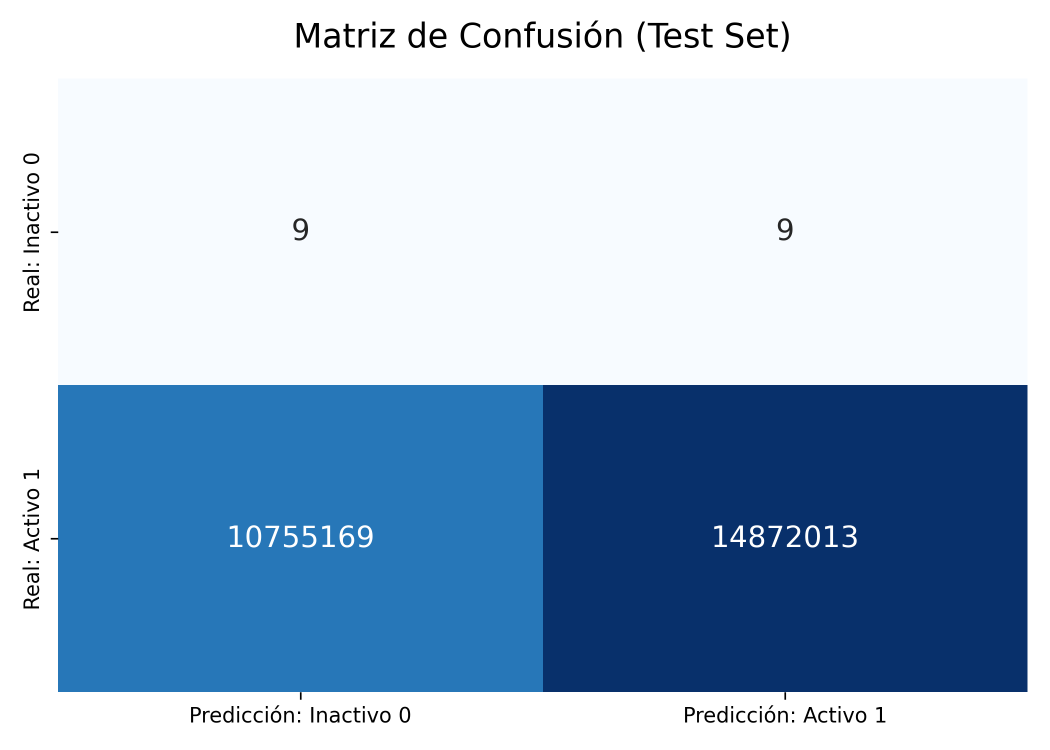
#> input picture data/analysis/confusion_matrix.png, 2100 x 1500 px (shown at 1/2 size)
$ python -i render_review_pdfs.py   (imports and definitions only)
#> lines starting #> are read from the running program, lines starting #| are printed output that depends on the picture
"""Render the English scientific protocol and inspect every PDF page locally."""
import argparse,datetime as dt,hashlib,json,os,re,shutil,subprocess
from pathlib import Path
from PIL import Image,ImageDraw,ImageFont
import pymupdf

# [39 lines left out: functions font, diagrams, not called in this run]

def build(source,out):
    out.mkdir(parents=True,exist_ok=True);diagrams(out)
    text=source.read_text(encoding='utf-8')
    forbidden=['compatibility','migration','DGX','Slurm job 3917','PR #99','TR-01','TR-02']
    assert not any(x.casefold() in text.casefold() for x in forbidden),'transient operational content in protocol'
    assert text.count('$$')%2==0 and text.count('$$')>=20
    assert all(f'| S{i}.' in text for i in range(1,7))
    # Preserve complete caption + initial rows on the same page.
    space={'1':20,'2':10,'3':16,'4':15,'5':19,'6':15,'7':17,'8':16,'9':18,'10':24,'11':21,'12':15,'13':25,'14':22,'A.1':12,'D.1':16}
    def table_space(match):
        key=match[0].split('Table ',1)[1].split('. ',1)[0]
        return '\\Needspace{'+str(space.get(key,18))+'\\baselineskip}\n\n'+match[0]
    intermediate=re.sub(r'(?m)^(\*\*Table [^\n]+)$',table_space,text)
    intermediate=intermediate.replace('# References','\\Needspace{12\\baselineskip}\n\n# References')
    intermediate=intermediate.replace('# 1. Research context and objectives','\\clearpage\n\n# 1. Research context and objectives')
    (out/'protocol-pdf.md').write_text(intermediate,encoding='utf-8')
    header=r'''\usepackage{microtype}
\usepackage{needspace}
\usepackage{url}
\def\UrlBreaks{\do\/\do\-\do\_\do\.\do\?\do\&\do\=}
\usepackage{fancyhdr}
\setlength{\emergencystretch}{3em}
\setlength{\tabcolsep}{4pt}
\renewcommand{\arraystretch}{1.08}
\pagestyle{fancy}
\fancyhf{}
\fancyhead[L]{\small CFL-GNN MVP 3.0}
\fancyhead[R]{\small Research methodology}
\fancyfoot[C]{\thepage}
\setlength{\headheight}{14pt}
'''
    (out/'header.tex').write_text(header,encoding='utf-8')
    pandoc=os.environ.get('PANDOC') or shutil.which('pandoc') or 'C:/Program Files/Quarto/bin/tools/pandoc.exe'
    engine=os.environ.get('XELATEX') or shutil.which('xelatex') or str(Path.home()/'AppData/Roaming/TinyTeX/bin/windows/xelatex.exe')
    common=[pandoc,'--standalone','--from=markdown+tex_math_dollars+autolink_bare_uris','--resource-path='+str(out)+os.pathsep+str(source.parent),'--toc']
    pdf=out/'CFL-GNN-MVP3-Research-Protocol-EN-20261123-v3.pdf'
    tex=out/(pdf.stem+'.tex')
    command=common+[str(out/'protocol-pdf.md'),'--to=latex','--variable=mainfont:Times New Roman','--variable=sansfont:Arial','--variable=monofont:Consolas','--variable=mathfont:Cambria Math','--include-in-header='+str(out/'header.tex'),'--output='+str(tex)]
    run=subprocess.run(command,cwd=out,capture_output=True,text=True,encoding='utf-8',errors='replace',timeout=90)
    if run.returncode:raise RuntimeError(run.stderr[-6000:])
    logs=[]
    for attempt in range(3):
        run=subprocess.run([engine,'-no-shell-escape','-interaction=nonstopmode','-halt-on-error',tex.name],cwd=out,capture_output=True,text=True,encoding='utf-8',errors='replace',timeout=120)
        logs.append(run.stdout+'\n'+run.stderr)
        (out/'pdf-build.log').write_text('\n'.join(logs),encoding='utf-8')
        if run.returncode:raise RuntimeError(run.stdout[-6000:]+run.stderr[-1000:])
    run=subprocess.run(common+[str(source),'--to=html5','--embed-resources','--mathml','--output='+str(out/'CFL-GNN-MVP3-Research-Protocol-EN-20261123-v3.html')],cwd=out,capture_output=True,text=True,encoding='utf-8',errors='replace',timeout=90)
    (out/'html-build.log').write_text(run.stderr,encoding='utf-8');assert run.returncode==0
    doc=pymupdf.open(pdf);qa=out/'qa';qa.mkdir(exist_ok=True);texts=[];bounds=[]
    for i,page in enumerate(doc):
        texts.append(page.get_text());assert '\ufffd' not in texts[-1]
        page.get_pixmap(matrix=pymupdf.Matrix(.8,.8)).save(qa/f'page-{i+1:02}.png')
        for block in page.get_text('blocks'):
            if block[0]<20 or block[2]>page.rect.width-20:bounds.append({'page':i+1,'box':list(block[:4]),'text':block[4][:100]})
    (out/'pdf-text.txt').write_text('\n\n'.join(texts),encoding='utf-8')
    pages=[qa/f'page-{i+1:02}.png' for i in range(len(doc))]
    for part,idx in enumerate(range(0,len(pages),6),1):
        sheet=Image.new('RGB',(1560,1540),'#d7dfe3');draw=ImageDraw.Draw(sheet)
        for j,p in enumerate(pages[idx:idx+6]):
            thumb=Image.open(p).convert('RGB');thumb.thumbnail((500,730));x=(j%3)*520+10;y=(j//3)*770+28
            sheet.paste(thumb,(x,y));draw.text((x,y-24),f'Page {idx+j+1}',font=font(18),fill='black')
        sheet.save(qa/f'contact-{part:02}.png')
    sha=lambda p:hashlib.sha256(p.read_bytes()).hexdigest()
    r={'date':'2026-11-23','pages':len(doc),'display_math_blocks':text.count('$$')//2,'table_labels':len(re.findall(r'^\*\*Table ',text,re.M)),'language':'English','transient_operational_content_check':'PASS','text_margin_warnings':bounds,'visual_review':'pending','source_sha256':sha(source),'pdf_sha256':sha(pdf),'new_solver_calls':0,'new_training_calls':0,'HPC_calls':0}
    (out/'build-receipt.json').write_text(json.dumps(r,indent=2)+'\n');print(json.dumps(r,indent=2))

# [2 lines not run here, left out]

>>> import cv2
>>> picture = cv2.imread('../../../data/analysis/confusion_matrix.png', cv2.IMREAD_GRAYSCALE)
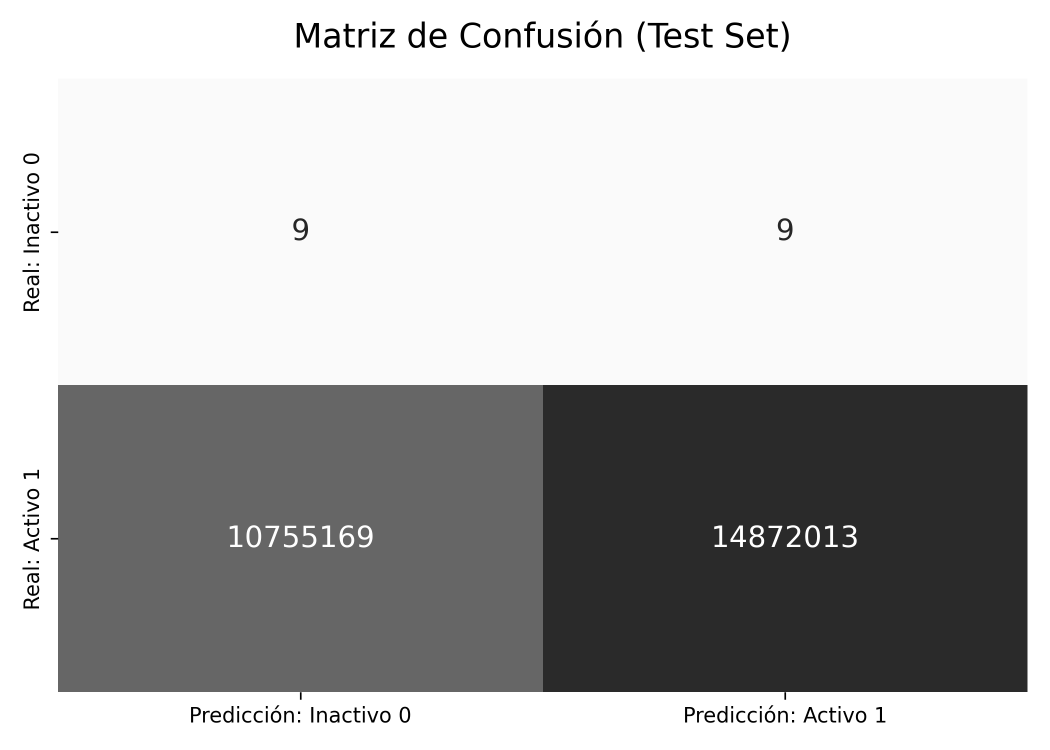
#> picture: shape (1500, 2100) (shown at 1/2 size); min 0, max 255, mean 182.2
>>> result = build(picture, 'out.png')
#> (the run stopped early here; a loop or call above may not have finished)
